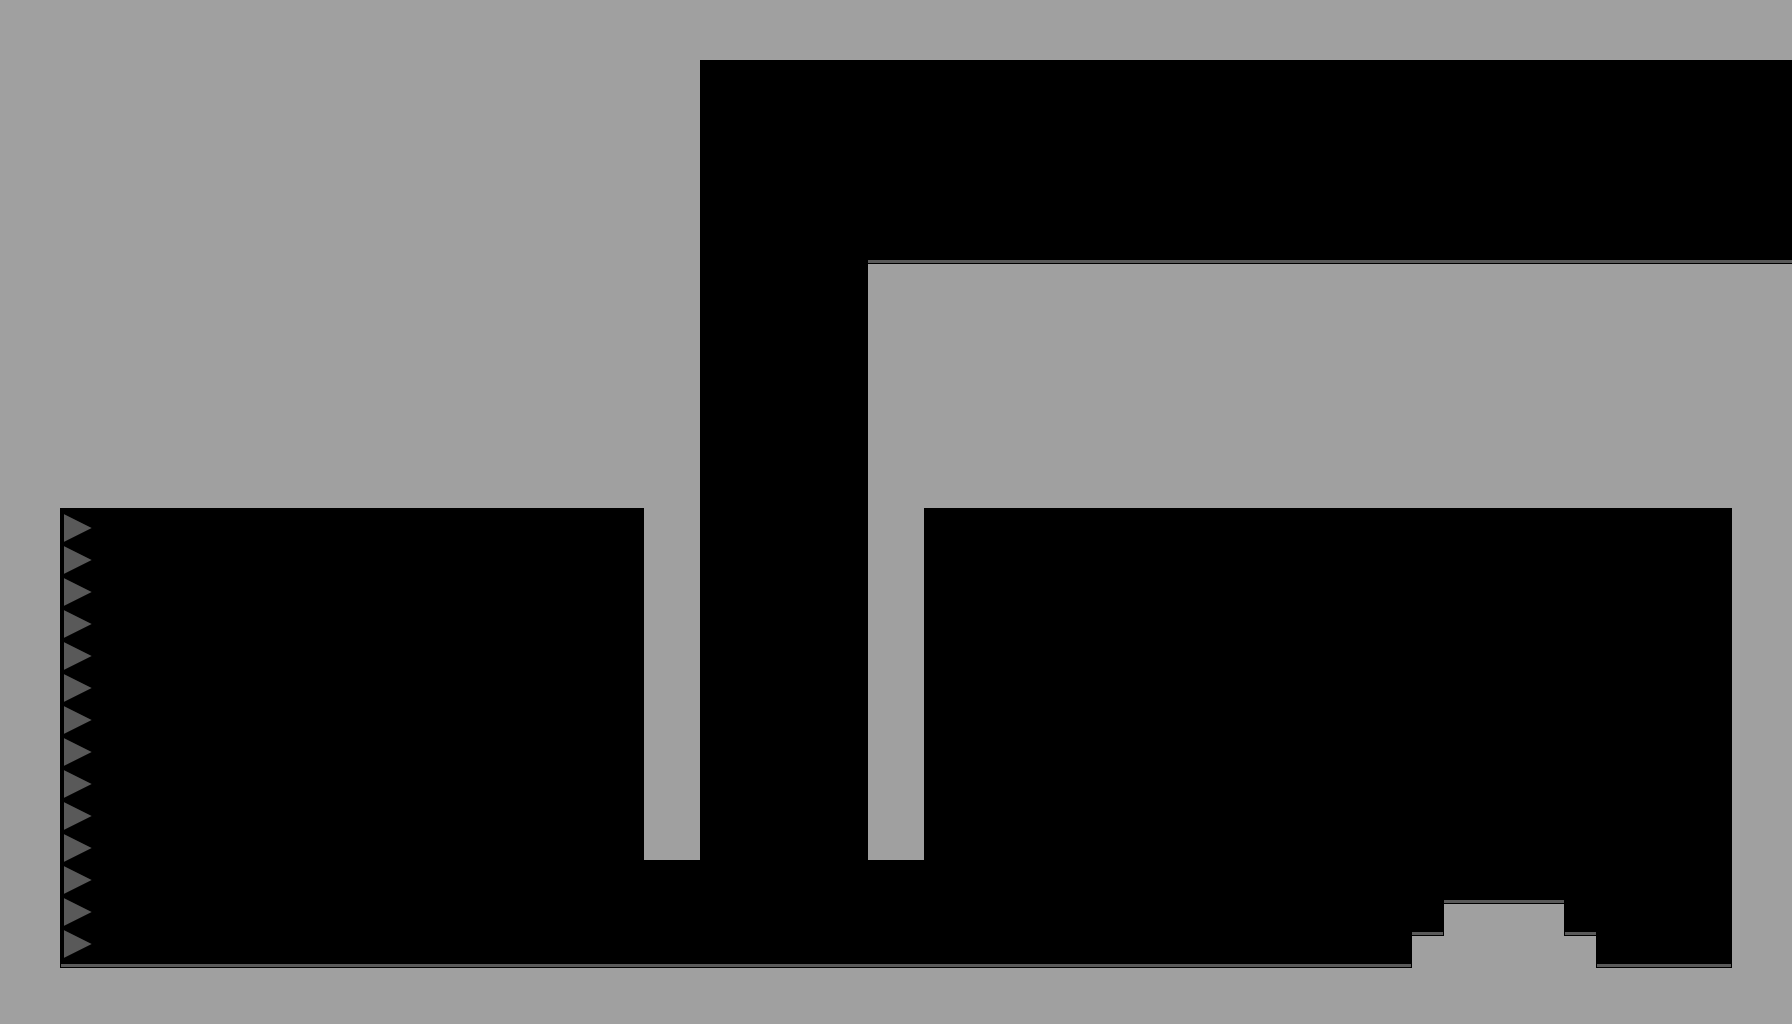

A level layout from a 2D game, rendered from its tile map. Below: a short description, then the map file with its tile-grid data intact:
An orthogonal 56x32 tile map with 32x32 px tiles, 1 tile layer (main-layer) and 4 objects (Player, background::Parallax, collectibles::Powerup, right).

<map version="1.0" orientation="orthogonal" renderorder="right-down" width="56" height="32" tilewidth="32" tileheight="32" nextobjectid="8">
 <properties>
  <property name="tileset" value="level1" />
 </properties>
 <tileset firstgid="1" name="tilemap1" tilewidth="32" tileheight="32" tilecount="20" columns="5">
  <image source="tilemap1.png" width="160" height="128" />
  <terraintypes>
   <terrain name="terrain" tile="-1" />
  </terraintypes>
  <tile id="0" terrain=",,,0" />
  <tile id="1" terrain=",,0,0" />
  <tile id="2" terrain=",,0," />
  <tile id="3" terrain=",0,0,0" />
  <tile id="4" terrain="0,,0,0" />
  <tile id="5" terrain=",0,,0" />
  <tile id="6" terrain="0,0,0,0" />
  <tile id="7" terrain="0,,0," />
  <tile id="8" terrain="0,0,,0" />
  <tile id="9" terrain="0,0,0," />
  <tile id="10" terrain=",0,," />
  <tile id="11" terrain="0,0,," />
  <tile id="12" terrain="0,,," />
 </tileset>
 <layer name="main-layer" width="56" height="32">
  <data encoding="csv">
7,7,7,7,7,7,7,7,7,7,7,7,7,7,7,7,7,7,7,7,7,7,7,7,7,7,7,7,7,7,7,7,7,7,7,7,7,7,7,7,7,7,7,7,7,7,7,7,7,7,7,7,7,7,7,7,
7,7,7,7,7,7,7,7,7,7,7,7,7,7,7,7,7,7,7,7,7,10,12,12,12,12,12,12,12,12,12,12,12,12,12,12,12,12,12,12,12,12,12,12,12,12,12,12,12,12,12,12,12,12,12,12,
7,7,7,7,7,7,7,7,7,7,7,7,7,7,7,7,7,7,7,7,7,8,0,0,0,0,0,0,0,0,0,0,0,0,0,0,0,0,0,0,0,0,0,0,0,0,0,0,0,0,0,0,0,0,0,0,
7,7,7,7,7,7,7,7,7,7,7,7,7,7,7,7,7,7,7,7,7,8,0,0,0,0,0,0,0,0,0,0,0,0,0,0,0,0,0,0,0,0,0,0,0,0,0,0,0,0,0,0,0,0,0,0,
7,7,7,7,7,7,7,7,7,7,7,7,7,7,7,7,7,7,7,7,7,8,0,0,0,0,0,0,0,0,0,0,0,0,0,0,0,0,0,0,0,0,0,0,0,0,0,0,0,0,0,0,0,0,0,0,
7,7,7,7,7,7,7,7,7,7,7,7,7,7,7,7,7,7,7,7,7,8,0,0,0,0,0,0,0,0,0,0,0,0,0,0,0,0,0,0,0,0,0,0,0,0,0,0,0,0,0,0,0,0,0,0,
7,7,7,7,7,7,7,7,7,7,7,7,7,7,7,7,7,7,7,7,7,8,0,0,0,0,0,0,0,0,0,0,0,0,0,0,0,0,0,0,0,0,0,0,0,0,0,0,0,0,0,0,0,0,0,0,
7,7,7,7,7,7,7,7,7,7,7,7,7,7,7,7,7,7,7,7,7,8,0,0,0,0,0,0,0,0,0,0,0,0,0,0,0,0,0,0,0,0,0,0,0,0,0,0,0,0,0,0,0,0,0,0,
7,7,7,7,7,7,7,7,7,7,7,7,7,7,7,7,7,7,7,7,7,8,0,0,0,0,0,1,2,2,2,2,2,2,2,2,2,2,2,2,2,2,2,2,2,2,2,2,2,2,2,2,2,2,2,2,
7,7,7,7,7,7,7,7,7,7,7,7,7,7,7,7,7,7,7,7,7,8,0,0,0,0,0,6,7,7,7,7,7,7,7,7,7,7,7,7,7,7,7,7,7,7,7,7,7,7,7,7,7,7,7,7,
7,7,7,7,7,7,7,7,7,7,7,7,7,7,7,7,7,7,7,7,7,8,0,0,0,0,0,6,7,7,7,7,7,7,7,7,7,7,7,7,7,7,7,7,7,7,7,7,7,7,7,7,7,7,7,7,
7,7,7,7,7,7,7,7,7,7,7,7,7,7,7,7,7,7,7,7,7,8,0,0,0,0,0,6,7,7,7,7,7,7,7,7,7,7,7,7,7,7,7,7,7,7,7,7,7,7,7,7,7,7,7,7,
7,7,7,7,7,7,7,7,7,7,7,7,7,7,7,7,7,7,7,7,7,8,0,0,0,0,0,6,7,7,7,7,7,7,7,7,7,7,7,7,7,7,7,7,7,7,7,7,7,7,7,7,7,7,7,7,
7,7,7,7,7,7,7,7,7,7,7,7,7,7,7,7,7,7,7,7,7,8,0,0,0,0,0,6,7,7,7,7,7,7,7,7,7,7,7,7,7,7,7,7,7,7,7,7,7,7,7,7,7,7,7,7,
7,7,7,7,7,7,7,7,7,7,7,7,7,7,7,7,7,7,7,7,7,8,0,0,0,0,0,6,7,7,7,7,7,7,7,7,7,7,7,7,7,7,7,7,7,7,7,7,7,7,7,7,7,7,7,7,
7,10,12,12,12,12,12,12,12,12,12,12,12,12,12,12,12,12,12,12,9,8,0,0,0,0,0,6,10,12,12,12,12,12,12,12,12,12,12,12,12,12,12,12,12,12,12,12,12,12,12,12,12,12,9,7,
7,8,17,0,0,0,0,0,0,0,0,0,0,0,0,0,0,0,0,0,6,8,0,0,0,0,0,6,8,0,0,0,0,0,0,0,0,0,0,0,0,0,0,0,0,0,0,0,0,0,0,0,0,0,6,7,
7,8,17,0,0,0,0,0,0,0,0,0,0,0,0,0,0,0,0,0,6,8,0,0,0,0,0,6,8,0,0,0,0,0,0,0,0,0,0,0,0,0,0,0,0,0,0,0,0,0,0,0,0,0,6,7,
7,8,17,0,0,0,0,0,0,0,0,0,0,0,0,0,0,0,0,0,6,8,0,0,0,0,0,6,8,0,0,0,0,0,0,0,0,0,0,0,0,0,0,0,0,0,0,0,0,0,0,0,0,0,6,7,
7,8,17,0,0,0,0,0,0,0,0,0,0,0,0,0,0,0,0,0,6,8,0,0,0,0,0,6,8,0,0,0,0,0,0,0,0,0,0,0,0,0,0,0,0,0,0,0,0,0,0,0,0,0,6,7,
7,8,17,0,0,0,0,0,0,0,0,0,0,0,0,0,0,0,0,0,6,8,0,0,0,0,0,6,8,0,0,0,0,0,0,0,0,0,0,0,0,0,0,0,0,0,0,0,0,0,0,0,0,0,6,7,
7,8,17,0,0,0,0,0,0,0,0,0,0,0,0,0,0,0,0,0,6,8,0,0,0,0,0,6,8,0,0,0,0,0,0,0,0,0,0,0,0,0,0,0,0,0,0,0,0,0,0,0,0,0,6,7,
7,8,17,0,0,0,0,0,0,0,0,0,0,0,0,0,0,0,0,0,6,8,0,0,0,0,0,6,8,0,0,0,0,0,0,0,0,0,0,0,0,0,0,0,0,0,0,0,0,0,0,0,0,0,6,7,
7,8,17,0,0,0,0,0,0,0,0,0,0,0,0,0,0,0,0,0,6,8,0,0,0,0,0,6,8,0,0,0,0,0,0,0,0,0,0,0,0,0,0,0,0,0,0,0,0,0,0,0,0,0,6,7,
7,8,17,0,0,0,0,0,0,0,0,0,0,0,0,0,0,0,0,0,6,8,0,0,0,0,0,6,8,0,0,0,0,0,0,0,0,0,0,0,0,0,0,0,0,0,0,0,0,0,0,0,0,0,6,7,
7,8,17,0,0,0,0,0,0,0,0,0,0,0,0,0,0,0,0,0,6,8,0,0,0,0,0,6,8,0,0,0,0,0,0,0,0,0,0,0,0,0,0,0,0,0,0,0,0,0,0,0,0,0,6,7,
7,8,17,0,0,0,0,0,0,0,0,0,0,0,0,0,0,0,0,0,11,13,0,0,0,0,0,11,13,0,0,0,0,0,0,0,0,0,0,0,0,0,0,0,0,0,0,0,0,0,0,0,0,0,6,7,
7,8,17,0,0,0,0,0,0,0,0,0,0,0,0,0,0,0,0,0,0,0,0,0,0,0,0,0,0,0,0,0,0,0,0,0,0,0,0,0,0,0,0,0,0,0,0,0,0,0,0,0,0,0,6,7,
7,8,17,0,0,0,0,0,0,0,0,0,0,0,0,0,0,0,0,0,0,0,0,0,0,0,0,0,0,0,0,0,0,0,0,0,0,0,0,0,0,0,0,0,0,1,2,2,3,0,0,0,0,0,6,7,
7,8,17,0,0,0,0,0,0,0,0,0,0,0,0,0,0,0,0,0,0,0,0,0,0,0,0,0,0,0,0,0,0,0,0,0,0,0,0,0,0,0,0,0,1,4,7,7,5,3,0,0,0,0,6,7,
7,5,2,2,2,2,2,2,2,2,2,2,2,2,2,2,2,2,2,2,2,2,2,2,2,2,2,2,2,2,2,2,2,2,2,2,2,2,2,2,2,2,2,2,4,7,7,7,7,5,2,2,2,2,4,7,
7,7,7,7,7,7,7,7,7,7,7,7,7,7,7,7,7,7,7,7,7,7,7,7,7,7,7,7,7,7,7,7,7,7,7,7,7,7,7,7,7,7,7,7,7,7,7,7,7,7,7,7,7,7,7,7
</data>
 </layer>
 <objectgroup name="object-layer">
  <object id="1" name="player" type="Player" x="128" y="896" width="64" height="64" />
  <object id="2" name="background" type="background::Parallax" x="402" y="496">
   <properties>
    <property name="factor" type="float" value="0.5" />
    <property name="name" type="file" value="background1.png" />
   </properties>
  </object>
  <object id="4" name="powerup1" type="collectibles::Powerup" x="1480" y="840" width="48" height="48">
   <properties>
    <property name="level" type="int" value="1" />
   </properties>
  </object>
 </objectgroup>
 <objectgroup name="warp-layer">
  <object id="7" name="0 -&gt; 1.0" type="right" x="1728" y="64" width="64" height="192" />
 </objectgroup>
</map>
